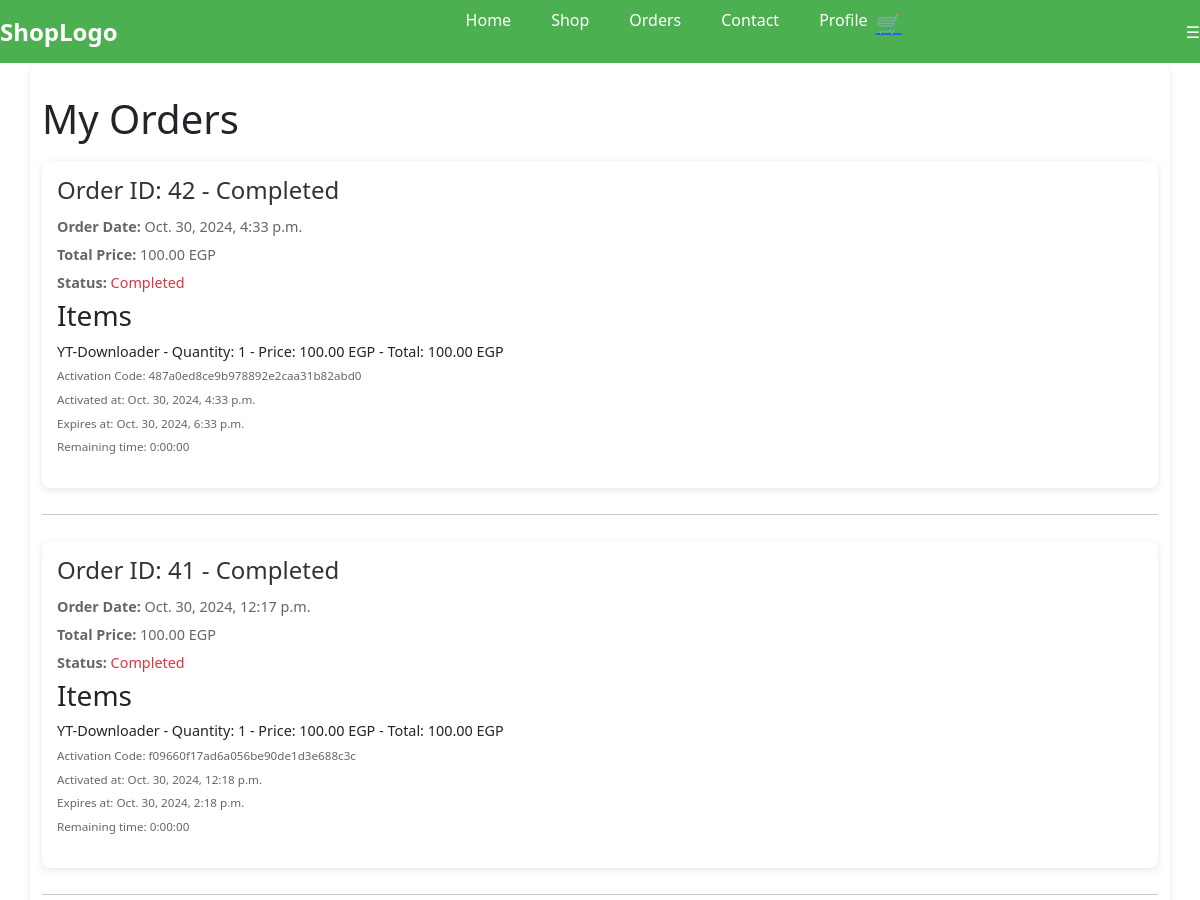
The app's page /checkout/my-orders/ (signed in, upper part), older data.
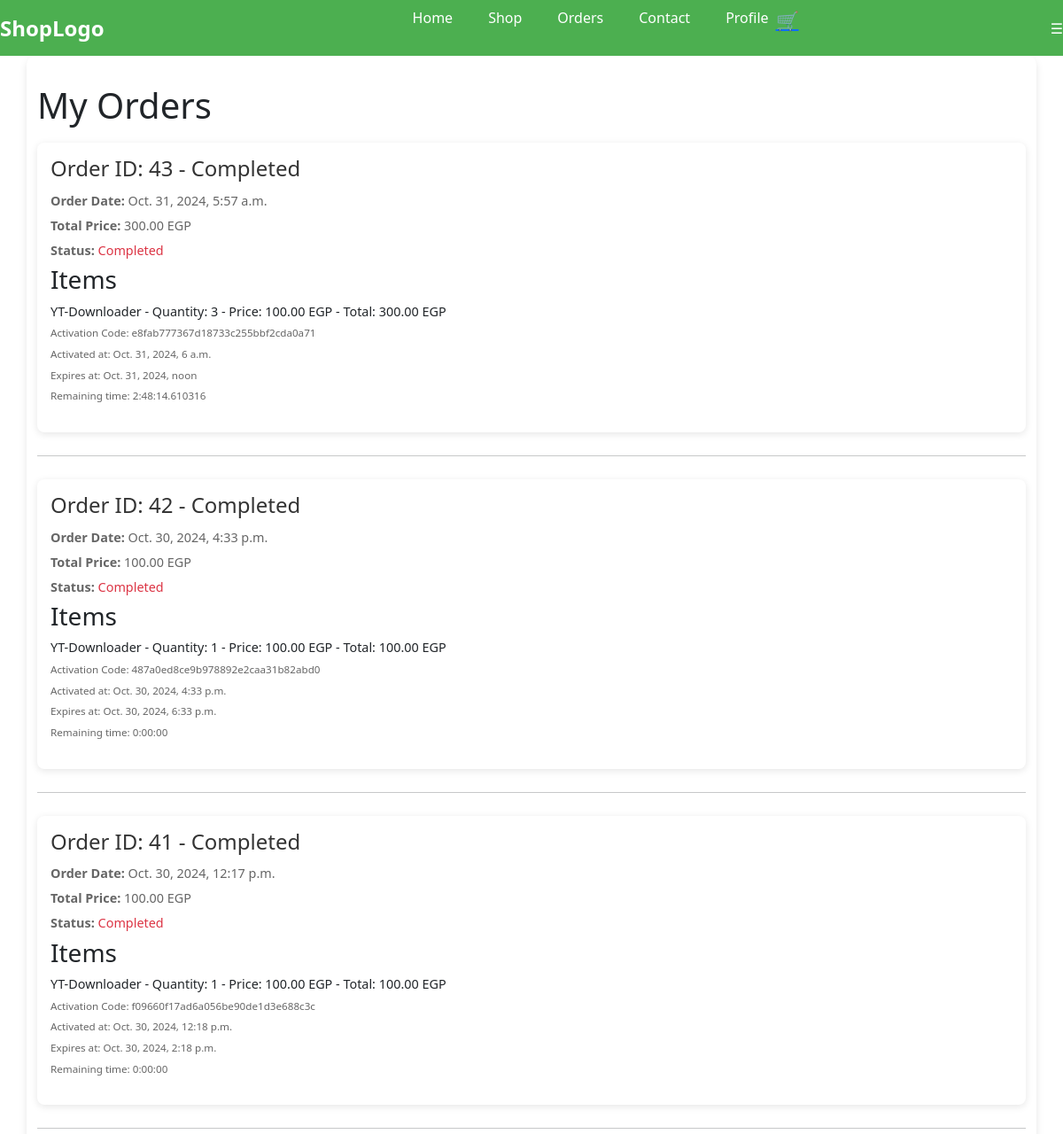
The same page, newer data.
### checkout/models.py (models this page shows, shortened)
class Order(models.Model):
    ORDER_STATUS_CHOICES = [
        ('P', 'Pending'),
        ('C', 'Completed'),
        ('S', 'Shipped'),
        ('R', 'Returned'),
        ('F', 'Failed'),
    ]
    PAYMENT_STATUS_CHOICES = [
        ('P', 'Pending'),
        ('C', 'Completed'),
        ('F', 'Failed'),
        ('R', 'Refunded'),
    ]
    customer = models.ForeignKey(User, on_delete=models.CASCADE, related_name="orders")
    order_date = models.DateTimeField(auto_now_add=True)
    shipping_address = models.TextField()
    total_price = models.DecimalField(max_digits=10, decimal_places=2, default=0.00)
    status = models.CharField(max_length=1, choices=ORDER_STATUS_CHOICES, default='P')
    payment_status = models.CharField(max_length=1, choices=PAYMENT_STATUS_CHOICES, default='P')
    shipping_date = models.DateTimeField(null=True, blank=True)
    token_activated = models.BooleanField(default=False)

class OrderItem(models.Model):
    order = models.ForeignKey(Order, related_name="items", on_delete=models.CASCADE)
    product = models.ForeignKey(Product, on_delete=models.CASCADE)
    quantity = models.PositiveIntegerField(default=1)
    time = models.DurationField(default=timedelta(hours=0))  # Duration field to store time
    price = models.DecimalField(max_digits=10, decimal_places=2)
    def get_total_price(self):
        return self.price * self.quantity

### app/models.py (models this page shows, shortened)
class Product(models.Model):
    name = models.CharField(max_length=30, default='Product_Name')
    description = models.TextField(default='My_description', null=True, blank=True)
    price = models.DecimalField(max_digits=7, decimal_places=2, default=20.00)  # Increased max_digits for flexibility
    activation_period = models.DurationField(default=timedelta(hours=2))  # Duration field to store time
    image = models.ImageField(upload_to='Photos/%y/%m/%d', default='Photos/24/09/17/images.png')
    active = models.BooleanField(default=True)
    category = models.ForeignKey(Category, on_delete=models.PROTECT, null=True, blank=True)
    class Meta:
        verbose_name = 'Product'
        ordering = ['name']

### generator/models.py (models this page shows, shortened)
class Token(models.Model):
    user = models.ForeignKey(User, on_delete=models.SET_NULL, null=True)
    order = models.OneToOneField(Order, on_delete=models.SET_NULL, null=True)
    token = models.CharField(max_length=64, unique=True, null=True, blank=True)
    created_at = models.DateTimeField(default=timezone.now, null=True)
    expires_at = models.DateTimeField(null=True)
    @property
    def remaining_time(self):
        remaining = self.expires_at - timezone.now()
        return max(remaining, timedelta(0))  # Ensures non-negative timedelta

### checkout/views.py (the view)
# urls.py: path('my-orders/', views.user_orders, name='Orders'),
@login_required
def user_orders(request):
    orders = Order.objects.filter(customer=request.user).order_by('-order_date')
    return render(request, 'checkout/user_orders.html', {'orders': orders})

### checkout/templates/checkout/user_orders.html
{% extends 'base.html' %}
{% block content %}
    <h1>My Orders</h1>
    <div class="order-wrapper">
        {% if orders %}
            {% for order in orders %}
            <div class="order-card">
                <div class="order-details">
                    <h2>Order ID: {{ order.id }} - {{ order.get_status_display }}</h2>
                    <p><strong>Order Date:</strong> {{ order.order_date }}</p>
                    <p><strong>Total Price:</strong> {{ order.total_price }} EGP</p>
                    <p><strong>Status:</strong> <span class="{% if order.get_status_display == 'Shipped' %}status-shipped{% else %}status-other{% endif %}">{{ order.get_status_display }}</span></p>
                    <h3>Items</h3>
                    <ul>
                        {% for item in order.items.all %}
                            <li>
                                {{ item.product.name }} - Quantity: {{ item.quantity }} - Price: {{ item.price }} EGP - Total: {{ item.get_total_price }} EGP
                                <ul>
                                    <li>{% if not order.token_activated %}
                                        <form action="{% url 'order_confirmation' order.id %}" method="POST">
                                        {% csrf_token %}
                                        <button class="btn btn-primary">Activate Token</button>
                                    </form>
                                    {% else %}
                                    <p>Activation Code: {{ order.token.token }}</p>
                                    <p>Activated at: {{ order.token.created_at }}</p>
                                    <p>Expires at: {{ order.token.expires_at }}</p>
                                    <p>Remaining time: {{ order.token.remaining_time }}</p>
                                    {% endif %}
                                    </li>
                                </ul>
                            </li>
                        {% endfor %}
                    </ul>
                </div>
            </div>
            <hr>
            {% endfor %}
        {% else %}
            <p>You have no orders.</p>
        {% endif %}
    </div>
{% endblock %}

### templates/base.html (shortened to what this page needs)
{% load static %}
<!DOCTYPE html>
<html lang="en">
<head>
    <link rel="stylesheet" href="{% static 'css/style.css' %}">
    <link href="https://cdn.jsdelivr.net/npm/bootstrap@5.3.0-alpha1/dist/css/bootstrap.min.css" rel="stylesheet">
</head>
<body>
    {% include 'parts/navbar.html' %}
    <main>
        <div class="container">
            {% block content %}
            {% endblock %}
        </div>
    </main>
</body>
</html>

### templates/parts/navbar.html (shortened to what this page needs)
<header>
    <nav class="navbar">
        <div class="logo">ShopLogo</div>
        <ul>
          <li><a href="{% url 'Home' %}">Home</a></li>
          <li><a href="{% url 'Shop' %}">Shop</a></li>
          <li><a href="{% url 'Orders' %}">Orders</a></li>
          <li><a href="{% url 'Contact' %}">Contact</a></li>
          {% if user.is_authenticated %}
          <li><a href="{% url 'profile' %}">Profile</a></li>
          <div class="cart"><a href="{% url 'Cart' %}">🛒</a></div>
          {% else %}
          <li><a href="{% url 'login' %}">Login</a></li>
          {% endif %}
        </ul>
        <div class="menu-icon">☰</div>
    </nav>
</header>

### Project/static/css/style.css (style rules this page uses)
* { margin: 0; padding: 0; box-sizing: border-box; }
html, body { width: 100%; min-height: 100%; display: flex; flex-direction: column; align-items: stretch; }
body { font-family: 'Segoe UI', Tahoma, Geneva, Verdana, sans-serif; background-color: #f4f6f8; }
.navbar { width: 100%; display: flex; justify-content: space-between; align-items: center; padding: 1rem 2rem; background-color: #4CAF50; color: white; position: sticky; top: 0; z-index: 1000; }
.navbar .logo { font-size: 1.5rem; font-weight: bold; }
.navbar ul { display: flex; list-style: none; }
.navbar ul li { margin-left: 1.5rem; }
.navbar ul li a { color: white; text-decoration: none; font-size: 1rem; padding: 0.5rem; transition: background-color 0.3s; }
.navbar .cart { font-size: 1.3rem; cursor: pointer; }
.container { background-color: #fff; padding: 2rem; border-radius: 10px; box-shadow: 0 4px 8px rgba(0, 0, 0, 0.1); max-width: 400px; width: 100%; }
.order-wrapper { display: flex; flex-direction: column; }
.order-card { background-color: #fff; border-radius: 8px; box-shadow: 0 2px 8px rgba(0, 0, 0, 0.1); margin: 10px 0; padding: 15px; transition: transform 0.2s; }
.order-details { margin: 0; }
.order-details h2 { font-size: 1.5em; margin: 0 0 10px; color: #333; }
.order-details p { margin: 5px 0; font-size: 0.9em; color: #666; }
.order-details ul { list-style-type: none; padding: 0; }
.order-details ul li { margin-bottom: 5px; font-size: 0.9em; }
.status-other { color: #dc3545; }
h1, h2, h3, h4, h5, h6 { color: #333; margin-bottom: 1rem; font-weight: 600; }
p { color: #666; line-height: 1.6; margin-bottom: 1rem; }
a { color: #007bff; text-decoration: none; }

Row changes from the older to the newer data that the page shows:
added Order: id "43", status "Completed", order_date "Oct. 31, 2024, 5:57 a.m.", total_price "300.00", token.token "e8fab777367d18733c255bbf2cda0a71", token.created_at "Oct. 31, 2024, 6 a.m.", token.expires_at "Oct. 31, 2024, noon", token.remaining_time "2:48:14.610316"
added OrderItem: product.name "YT-Downloader", quantity "3", price "100.00", get_total_price "300.00", shown under "43"
